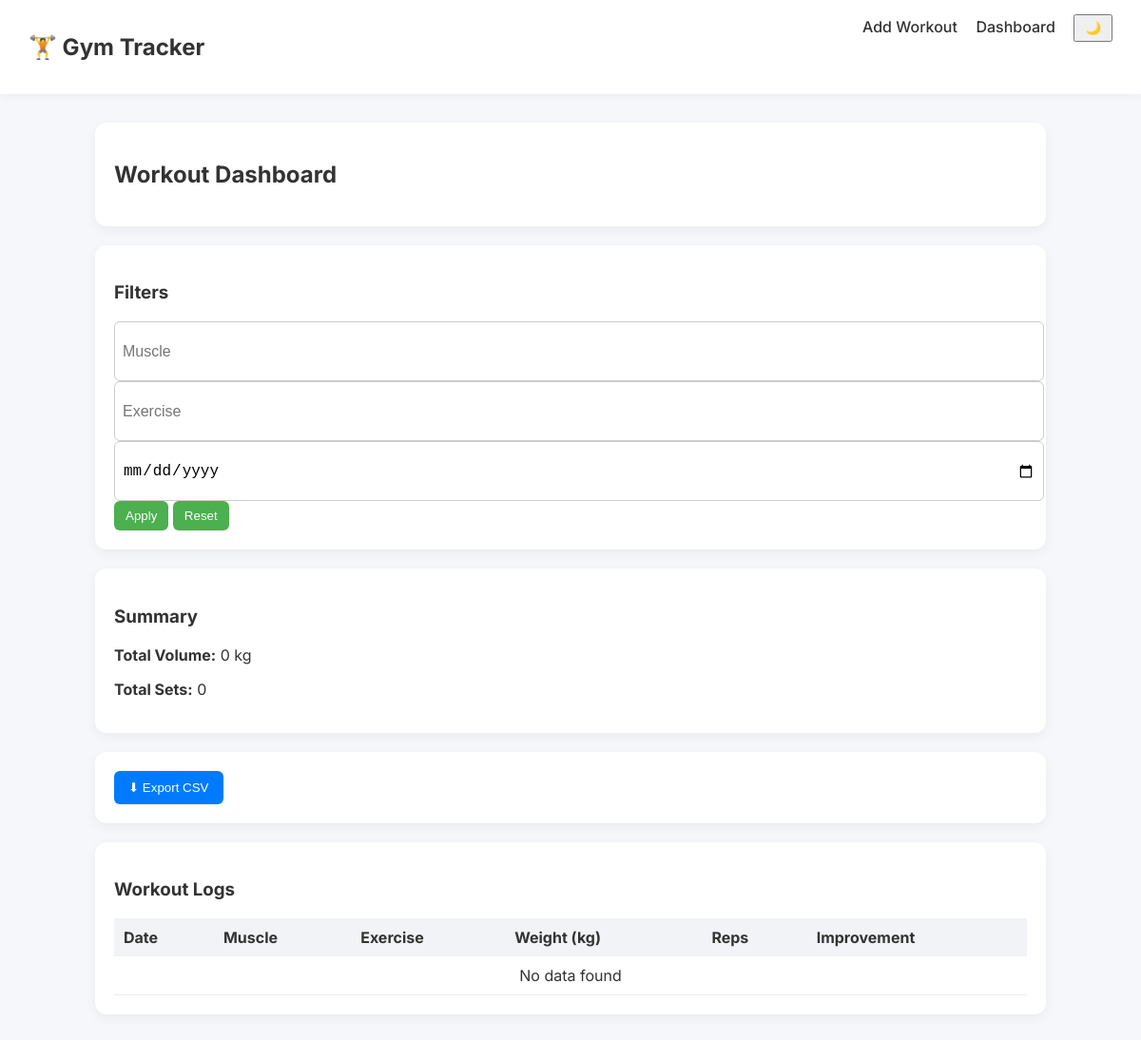
Page /dashboard on the earlier database version.
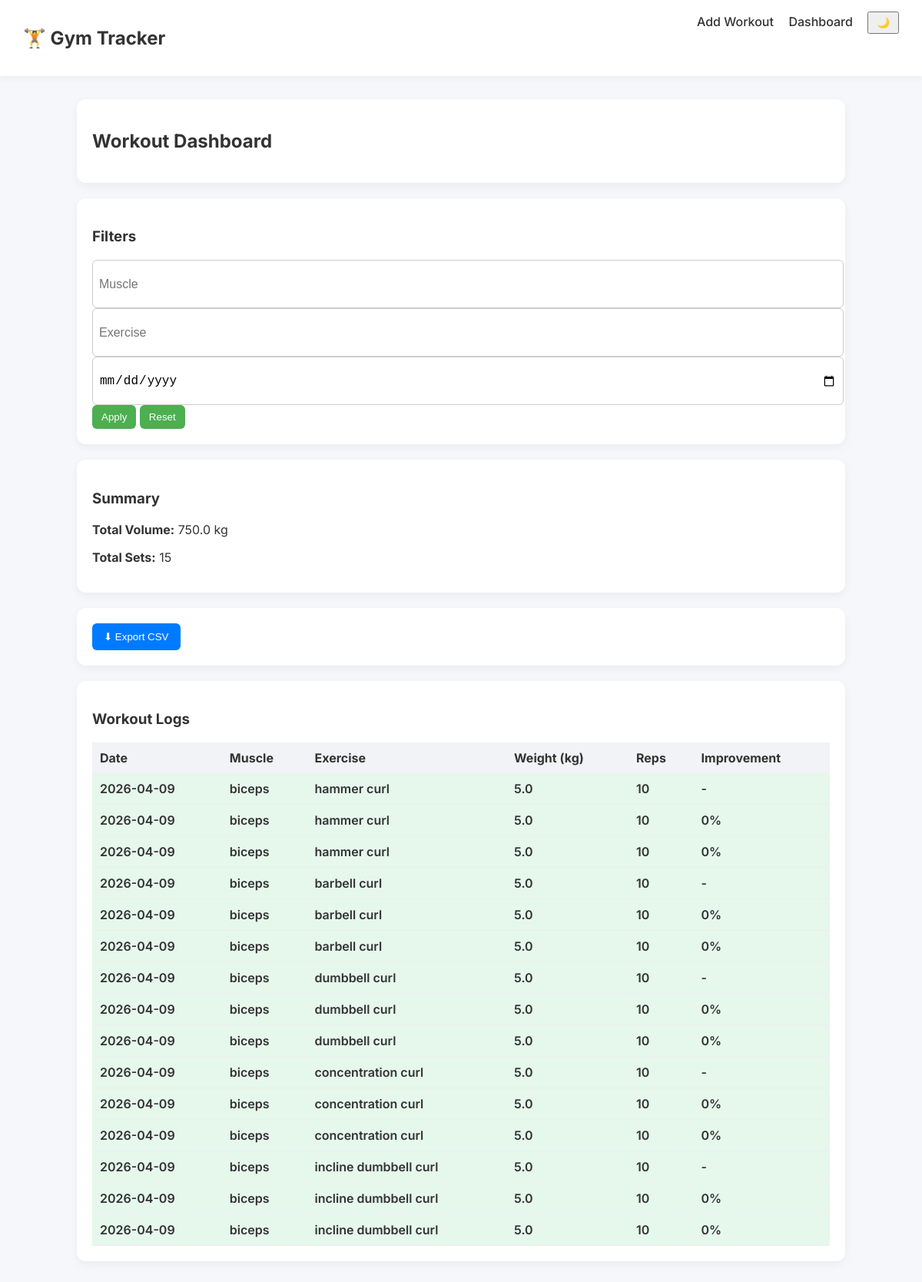
Same page on the later database version.
### models.py (models this page shows)
class WorkoutSession(db.Model):
    id = db.Column(db.Integer, primary_key=True)
    date = db.Column(db.String(20))
    muscle = db.Column(db.String(50))
    exercises = db.relationship('ExerciseLog', backref='session')

class Exercise(db.Model):
    id = db.Column(db.Integer, primary_key=True)
    name = db.Column(db.String(100), unique=True)

class SetLog(db.Model):
    id = db.Column(db.Integer, primary_key=True)
    exercise_log_id = db.Column(db.Integer, db.ForeignKey('exercise_log.id'))
    set_number = db.Column(db.Integer)
    weight = db.Column(db.Float)
    reps = db.Column(db.Integer)
    exercise_log = db.relationship('ExerciseLog')

### app.py (the view)
@app.route('/dashboard')
def dashboard():
    muscle = request.args.get('muscle')
    exercise = request.args.get('exercise')
    date = request.args.get('date')
    query = SetLog.query \
        .join(ExerciseLog) \
        .join(WorkoutSession) \
        .join(Exercise)
    if muscle:
        query = query.filter(WorkoutSession.muscle.ilike(f"%{muscle}%"))
    if exercise:
        query = query.filter(Exercise.name.ilike(f"%{exercise}%"))
    if date:
        query = query.filter(WorkoutSession.date == date)
    logs = query.all()
    all_logs = SetLog.query.all()
    print("FILTERED LOGS:", len(logs))
    total_volume = calculate_total_volume(logs)
    total_sets = len(logs)
    logs_with_data = []
    for log in logs:
        try:
            pr_flag = is_pr(log, all_logs)
            prev_weight = get_previous_weight(log, all_logs)
            improvement = calculate_improvement(log.weight, prev_weight)
        except Exception as e:
            print("ERROR:", e)
            pr_flag = False
            improvement = None
        logs_with_data.append((log, pr_flag, improvement))
    print("FINAL LOGS:", len(logs_with_data))
    return render_template(
        'dashboard.html',
        logs=logs_with_data,
        total_volume=total_volume,
        total_sets=total_sets
    )

### services/analytics.py (called while the page is built)
def calculate_total_volume(logs):
    return sum(log.weight * log.reps for log in logs)

def get_previous_weight(current_log, all_logs):
    exercise_name = current_log.exercise_log.exercise.name
    previous_logs = [
        log for log in all_logs
        if log.exercise_log.exercise.name == exercise_name
        and log.id < current_log.id
    ]
    if not previous_logs:
        return None
    previous_logs.sort(key=lambda x: x.id)
    return previous_logs[-1].weight

def calculate_improvement(current, previous):
    if previous is None or previous == 0:
        return None
    return round(((current - previous) / previous) * 100, 2)

### services/progression.py (called while the page is built)
def get_max_weight(exercise_name, logs):
    weights = [
        log.weight for log in logs
        if log.exercise_log.exercise.name == exercise_name
    ]
    return max(weights) if weights else 0

def is_pr(set_log, all_logs):
    exercise_name = set_log.exercise_log.exercise.name
    max_weight = get_max_weight(
        exercise_name,
        all_logs
    )
    return set_log.weight >= max_weight

### templates/dashboard.html
{% extends 'base.html' %}
{% block content %}
<div class="container">
    <div class="card">
        <h2>Workout Dashboard</h2>
    </div>
    <div class="card">
        <h3>Filters</h3>
        <form method="GET" class="filters">
            <input type="text" name="muscle" placeholder="Muscle"
                   value="{{ request.args.get('muscle', '') }}">
            <input type="text" name="exercise" placeholder="Exercise"
                   value="{{ request.args.get('exercise', '') }}">
            <input type="date" name="date"
                   value="{{ request.args.get('date', '') }}">
            <button type="submit">Apply</button>
            <a href="/dashboard">
                <button type="button">Reset</button>
            </a>
        </form>
    </div>
    <div class="card">
        <h3>Summary</h3>
        <p><strong>Total Volume:</strong> {{ total_volume }} kg</p>
        <p><strong>Total Sets:</strong> {{ total_sets }}</p>
    </div>
    <div class="card">
        <a href="/export_csv">
            <button style="background:#007bff; color:white; padding:10px 15px; border:none; border-radius:6px;">
                ⬇ Export CSV
            </button>
        </a>
    </div>
    <div class="card">
        <h3>Workout Logs</h3>
        <table>
            <thead>
                <tr>
                    <th>Date</th>
                    <th>Muscle</th>
                    <th>Exercise</th>
                    <th>Weight (kg)</th>
                    <th>Reps</th>
                    <th>Improvement</th>
                </tr>
            </thead>
            <tbody>
                {% if logs %}
                    {% for item in logs %}
                        {% set log = item[0] %}
                        {% set pr = item[1] %}
                        {% set improvement = item[2] %}
                        <tr class="{% if pr %}pr{% endif %}">
                            <td>{{ log.exercise_log.session.date }}</td>
                            <td>{{ log.exercise_log.session.muscle }}</td>
                            <td>{{ log.exercise_log.exercise.name }}</td>
                            <td>{{ log.weight }}</td>
                            <td>{{ log.reps }}</td>
                            <td>
                                {% if improvement is not none %}
                                    {% if improvement > 0 %}
                                        <span style="color:green;">+{{ improvement }}%</span>
                                    {% elif improvement < 0 %}
                                        <span style="color:red;">{{ improvement }}%</span>
                                    {% else %}
                                        0%
                                    {% endif %}
                                {% else %}
                                    -
                                {% endif %}
                            </td>
                        </tr>
                    {% endfor %}
                {% else %}
                    <tr>
                        <td colspan="6" style="text-align:center;">
                            No data found
                        </td>
                    </tr>
                {% endif %}
            </tbody>
        </table>
    </div>
</div>
{% endblock %}

### templates/base.html (shortened to what this page needs)
<!DOCTYPE html>
<html>
<head>
    <link rel="stylesheet" href="/static/style.css">
</head>
<body>
    <nav class="navbar">
        <div class="nav-left">
            <h2>🏋️ Gym Tracker</h2>
        </div>
        <div class="nav-right">
            <a href="/">Add Workout</a>
            <a href="/dashboard">Dashboard</a>
            <button onclick="toggleDarkMode()">🌙</button>
        </div>
    </nav>
    <div class="container">
        {% block content %}{% endblock %}
    </div>
</body>
</html>

### static/style.css (style rules this page uses)
body { font-family: 'Inter', sans-serif; background: #f5f7fb; margin: 0; color: #333; }
.navbar { display: flex; justify-content: space-between; padding: 15px 30px; background: #ffffff; box-shadow: 0 2px 8px rgba(0,0,0,0.05); }
.navbar a { margin-left: 15px; text-decoration: none; color: #333; font-weight: 500; }
.navbar button { margin-left: 15px; padding: 5px 10px; cursor: pointer; }
.container { max-width: 1000px; margin: 30px auto; }
.card { background: #ffffff; padding: 20px; margin-bottom: 20px; border-radius: 12px; box-shadow: 0 4px 12px rgba(0,0,0,0.05); }
.filters input { padding: 8px; margin-right: 10px; border-radius: 6px; border: 1px solid #ccc; }
.filters button { padding: 8px 12px; border: none; background: #4CAF50; color: white; border-radius: 6px; cursor: pointer; }
table { width: 100%; border-collapse: collapse; }
th { background: #f1f3f6; padding: 10px; text-align: left; }
td { padding: 10px; border-bottom: 1px solid #eee; }
.pr { background: #e6f7ec; font-weight: 600; }
button { cursor: pointer; }
input, select { width: 100%; height: 45px; padding: 10px; font-size: 16px; border-radius: 8px; border: 1px solid #ccc; }

Differences in the rows shown:
added SetLog: weight "5.0", reps "10"
added WorkoutSession: exercise_log.session "2026-04-09", exercise_log.session.muscle "biceps"
added Exercise: exercise_log.exercise.name "hammer curl"
added SetLog: weight "5.0", reps "10", shows "0%"
added SetLog: weight "5.0", reps "10", shows "0%"
added SetLog: weight "5.0", reps "10"
added Exercise: exercise_log.exercise.name "barbell curl"
added SetLog: weight "5.0", reps "10", shows "0%"
added SetLog: weight "5.0", reps "10", shows "0%"
added SetLog: weight "5.0", reps "10"
added Exercise: exercise_log.exercise.name "dumbbell curl"
added SetLog: weight "5.0", reps "10", shows "0%"
added SetLog: weight "5.0", reps "10", shows "0%"
added SetLog: weight "5.0", reps "10"
added Exercise: exercise_log.exercise.name "concentration curl"
added SetLog: weight "5.0", reps "10", shows "0%"
added SetLog: weight "5.0", reps "10", shows "0%"
added SetLog: weight "5.0", reps "10"
added Exercise: exercise_log.exercise.name "incline dumbbell curl"
added SetLog: weight "5.0", reps "10", shows "0%"
added SetLog: weight "5.0", reps "10", shows "0%"
Other differences:
{{ total_volume }}: "0" → "750.0"
{{ total_sets }}: "0" → "15"
text no longer shown: "No data found"
